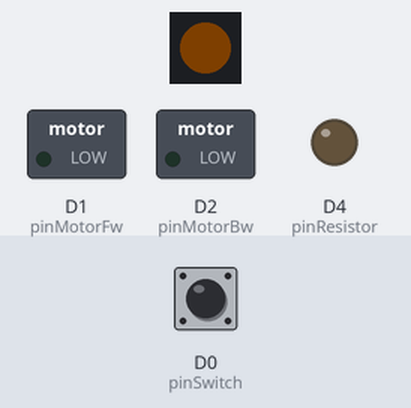
Bench run of a program on a simulated Seeed XIAO (SAMD21). Shown: 1 RGB LEDs in strip order, left to right, switched loads named in the program (green lamp = pin HIGH), output pins drawn as LEDs (lit = HIGH). The test bench sets the inputs (shaded band); at power-on: D0 (pinSwitch) HIGH. Dim RGB values are drawn brighter than linear; random numbers use the default seed unless the program sets one.

Above: at 1.2 s.
1.3 s: D0 (pinSwitch) pulled LOW for 0.15 s
At 2.7 s:
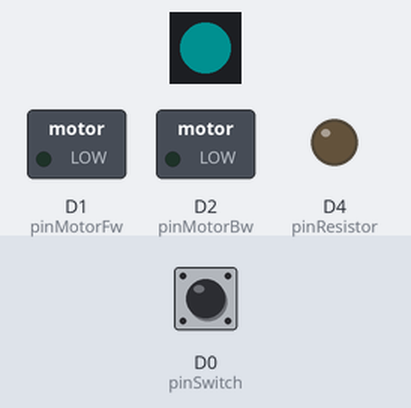
4.4 s: D0 (pinSwitch) pulled LOW for 1 s
At 5.45 s:
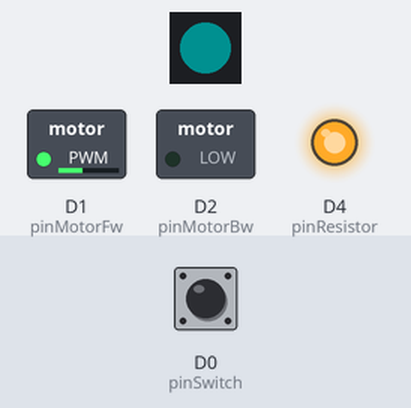
7.4 s: D0 (pinSwitch) pulled LOW for 0.15 s
At 7.76 s:
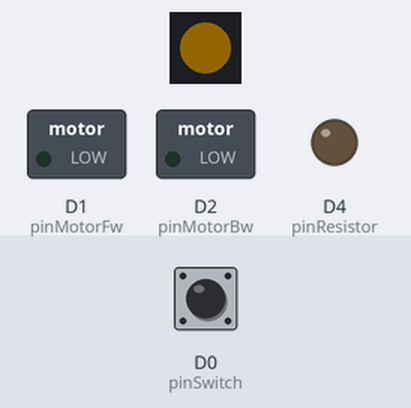
10.5 s: D0 (pinSwitch) pulled LOW for 1 s
At 11.58 s:
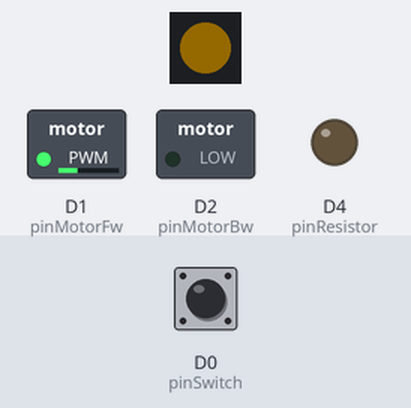
13.5 s: D0 (pinSwitch) pulled LOW for 3.2 s
At 15.76 s:
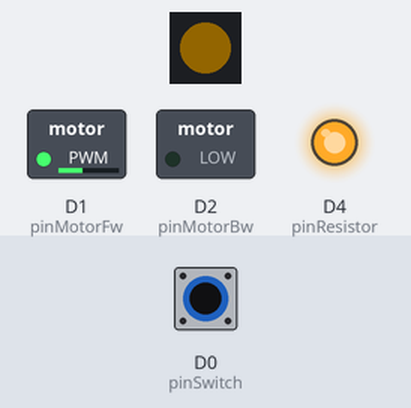
18.2 s: D0 (pinSwitch) pulled LOW for 3.2 s
At 20.76 s:
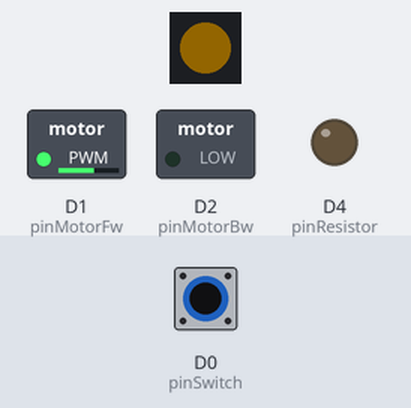
Timing chart, 0 to 23.9 s (numbered marks = the images above; inputs shaded):
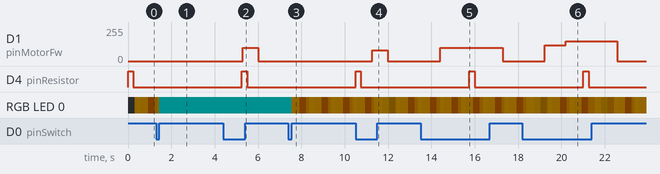

Measured:
- after the input at 4.4 s, D1 (pinMotorFw): 0/255 → 100/255 after 0.90 s, → 0/255 0.70 s later
- after the input at 7.4 s, RGB LED 0: RGB(0, 16, 16) → RGB(20, 14, 0) after 0.15 s, then repeats every 1.0 s: RGB(19, 13, 0) 0.34 s, RGB(4, 2, 0) 0.30 s, RGB(14, 9, 0) 0.13 s, RGB(19, 13, 0) 0.05 s, RGB(20, 14, 0) 0.18 s
- after the input at 10.5 s, D1 (pinMotorFw): 0/255 → 80/255 after 0.78 s, → 0/255 0.70 s later
- after the input at 13.5 s, D1 (pinMotorFw): 0/255 → 100/255 after 0.90 s, → 0/255 2.9 s later
- after the input at 18.2 s, D1 (pinMotorFw): 0/255 → 120/255 after 1.0 s, → 150/255 0.98 s later, → 0/255 2.4 s later

The program:

main.cpp
```cpp
#include <Arduino.h>
#include <Adafruit_NeoPixel.h>
#include "mpSwitch.h"

#define pinSwitch 0
#define pinMotorFw 1
#define pinMotorBw 2
#define pinLED 3
#define pinResistor 4

MPSwitch mps = MPSwitch(pinSwitch);
Adafruit_NeoPixel led(1, pinLED, NEO_GRB);

unsigned long milPrevPbSleep = 0;

unsigned long mil;
unsigned long milSpeedChange;
unsigned long milNextChange = 5000;
// game vars
int gameMode = 2;
int currentSpeed = 0;
int requestedSpeed = 200;
int dir = 1; // 1=fw -1=bw 0=stop

// helper functions
void setMotor(uint8_t speed, int dir = 1)
{
  switch (dir)
  {
  case -1:
    analogWrite(pinMotorFw, 0);
    analogWrite(pinMotorBw, speed);
    break;
  case 0:
    analogWrite(pinMotorFw, 0);
    analogWrite(pinMotorBw, 0);
    break;
  case 1:
  default:
    analogWrite(pinMotorFw, speed);
    analogWrite(pinMotorBw, 0);
    break;
  }
}

void updateLED(int mode)
{
  const int breathing = abs(sin(millis() / 1000.0 * PI)) * 255;
  if (mode >= 1)
    led.setPixelColor(0, (led.Color(breathing, breathing * 0.7, 0))); // breathing yellow
  else
    led.setPixelColor(0, led.Color(0, 200, 200)); // blue
  led.show();
}

// main functions
void setup()
{
  led.begin();
  led.setBrightness(20);
  led.show();

  pinMode(pinResistor, OUTPUT);
  digitalWrite(pinResistor, LOW);

  milSpeedChange = millis();
}

void loop()
{
  mil = millis();
  updateLED(gameMode);

  // pulse resistor to prevent power bank sleep
  if (mil > milPrevPbSleep)
  {
    if (mil < milPrevPbSleep + 250)
    {
      digitalWrite(pinResistor, HIGH);
      // digitalWrite(LED_BUILTIN, LOW);
    }
    else
    {
      digitalWrite(pinResistor, LOW);
      // digitalWrite(LED_BUILTIN, HIGH);
      milPrevPbSleep = mil + 5000;
    }
  }

  // linear speed change (current -> requested)
  if (mil - milSpeedChange > 5)
  {
    if (currentSpeed < requestedSpeed)
      currentSpeed++;
    else if (currentSpeed > requestedSpeed)
      currentSpeed--;
    setMotor(currentSpeed, dir);
    milSpeedChange = mil;
  }

  // detect gamemode change
  if (mps.poll(mil) && mps.shortPress())
  {
    if (++gameMode > 1)
      gameMode = 0;
  }

  // game is paused
  if (!mps.isOn())
  {
    requestedSpeed = 0;
    return;
  }

  // game is running
  switch (gameMode)
  {
  case 0: // normal mode
    requestedSpeed = 100;
    dir = 1;
    break;
  case 1: // crazy mode
    if (mil < milNextChange)
      break;
    // switch to special modes sometimes
    if (random(1, 50) == 1)
    {
      // reverse hook
      milNextChange += random(500, 700);
      requestedSpeed = 120;
      dir = -1;
      gameMode = 2;
      break;
    }
    if (random(1, 25) == 1)
    {
      // sudden stop
      milNextChange += random(200, 400);
      dir = 0;
      gameMode = 2;
      break;
    }
    // get random speed
    requestedSpeed = 10 * random(1, 35);
    // stop if speed too high
    if (requestedSpeed > 255)
    {
      // but only if currently moving
      if (currentSpeed > 60)
      {
        requestedSpeed = 0;
        milNextChange += random(200, 2000);
        break;
      }
      else
      {
        requestedSpeed = requestedSpeed % 256;
      }
    }
    // speed up if too low
    if (requestedSpeed < 60)
    {
      if (currentSpeed < 60)
        requestedSpeed = 100;
      else
        requestedSpeed = 60;
    }
    // randomly change direction
    if (random(1, 30) == 1)
      dir = -1;
    else
      dir = 1;
    // randomly change duration until next change
    milNextChange += random(1000, 4000);
    break;
  case 2:
    if (mil < milNextChange)
      break;
    gameMode = 1;
    milNextChange += random(1000, 4000);
    dir = 1;
    break;
  }
}
```
